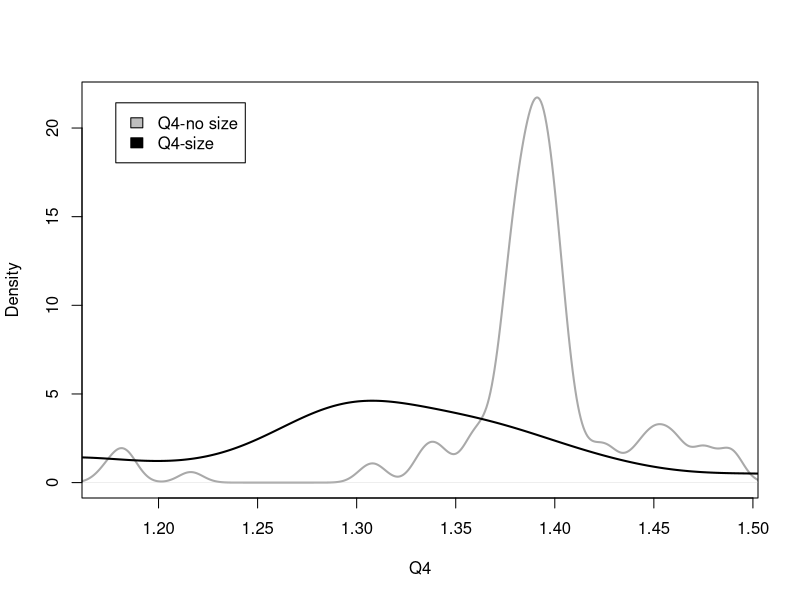
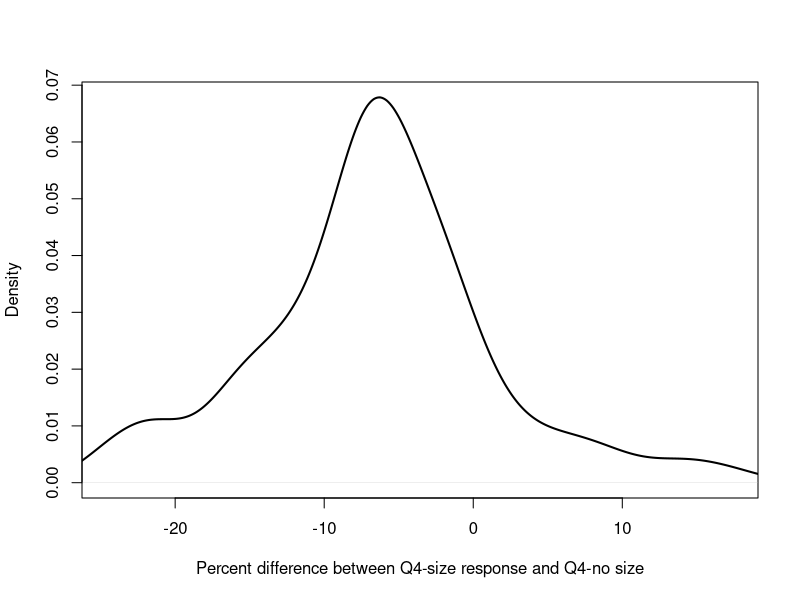
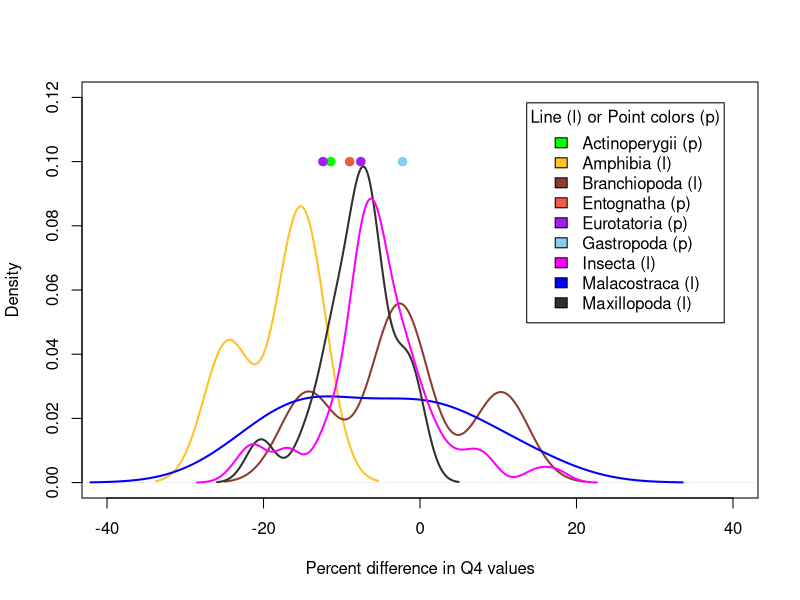
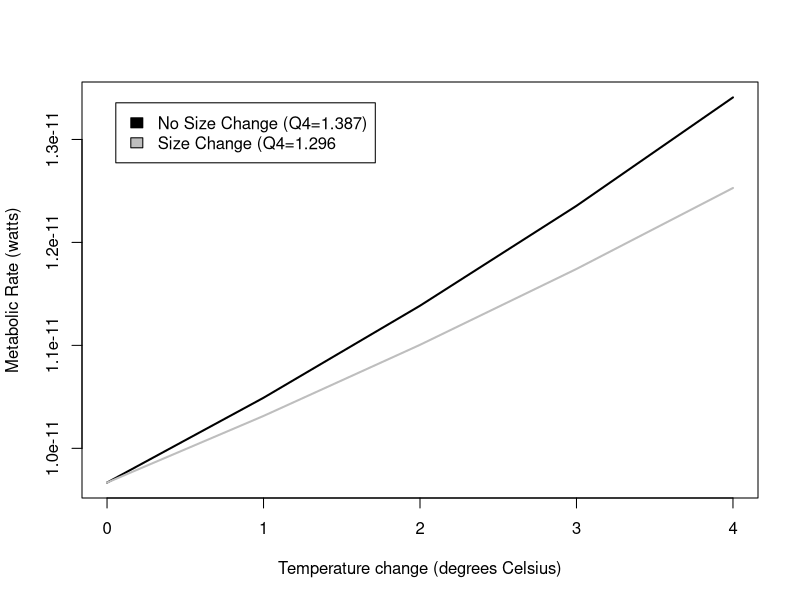
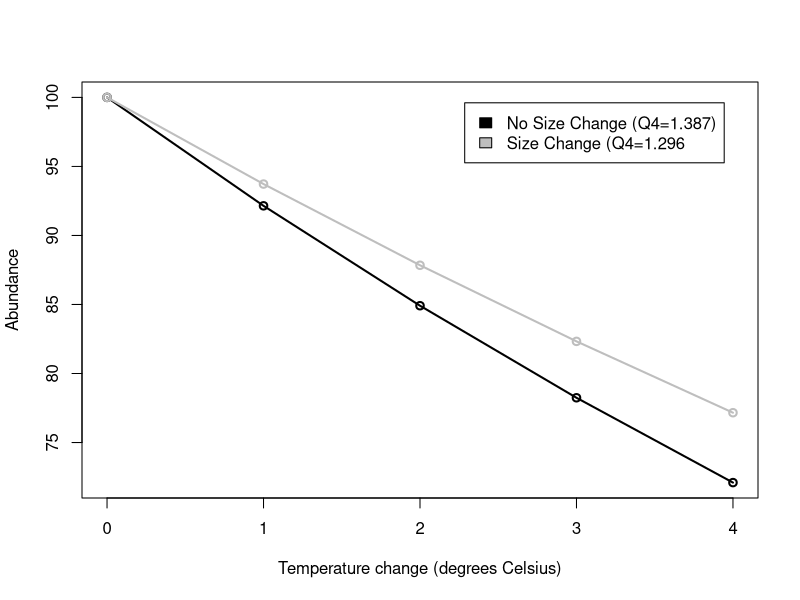
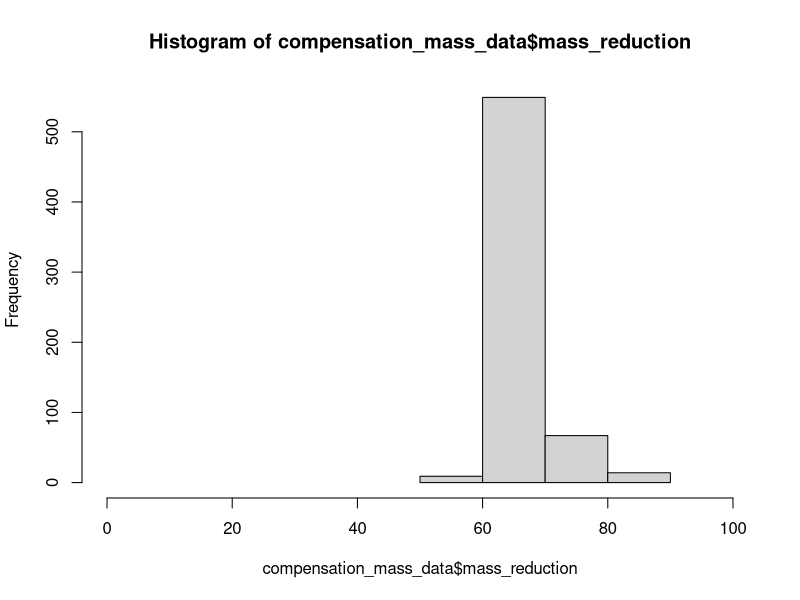
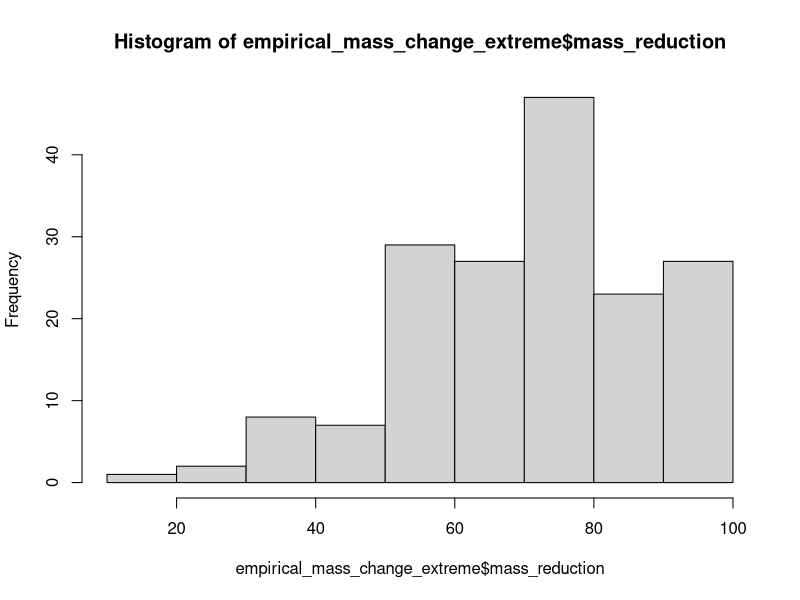
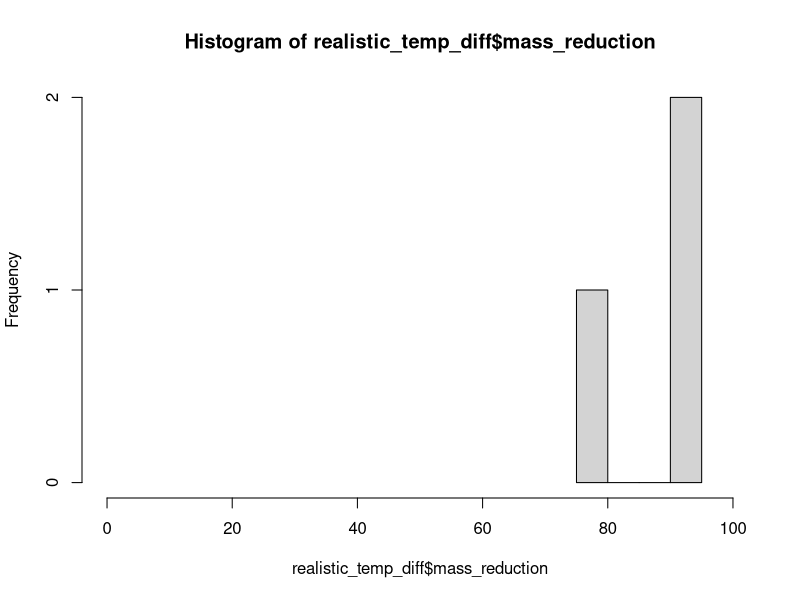

The R script that drew these images, in order: (Note: this script raises an error after producing the figures.)

#--------------CALCULATING EXPONENTS AND ACTIVATION ENERGY FOR METABOLIC EQUATIONS-------------------------------

### For the metabolic rate equation Metabolic Rate = constant * (Mass ^exponent) * e ^ Activation Energy/kt
### This section uses metabolic rate, temperature, and size data to calculated fitted exponent and activation
### energy for the taxonomic classes for which we could find data. 

##-----------------------------ANALYSES WITH MAKRIEVA DATA FOR Branchiopoda Malacostraca and Maxillopoda---------------
MR_data = read.csv("Class_metabolicrates_Makrievadata.csv", stringsAsFactors = FALSE)
Class_list=unique(MR_data$Class)
InvK=1/(273.15+MR_data$TC) #getting all the units correct
Mkg=MR_data$Mg/1000
W=MR_data$qWkg*Mkg
MR_data = cbind(MR_data, InvK, W)

#obtaining class-specific exponents for metabolic rate scaling for Branchiopoda Malacostraca and Maxillopoda
class_slopes=c()
for (current_class in Class_list){
  Class_data=subset(MR_data, MR_data$Class == current_class)
  basic=lm(log(Class_data$W) ~ log(Class_data$Mg) + Class_data$InvK)
  Mslope=basic$coefficients[2]
  Tslope=basic$coefficients[3]
  Ea=Tslope*0.000086
  class_slopes=rbind(class_slopes, c(current_class, Mslope, Tslope, Ea))
}

##-----------------------------ANALYSES WITH WHITE DATA FOR AMPHIBIANS--------------------------------------------
MR_Amphi = read.csv("Whiteetal_Amphibiandata.csv", stringsAsFactors = FALSE)
A_InvK=1/(273.15+MR_Amphi$TC)
A_Mkg=MR_Amphi$Mg/1000
MR_Amphi = cbind(MR_Amphi, A_InvK, A_Mkg)
A_basic=lm(log(MR_Amphi$Watts) ~ log(MR_Amphi$A_Mkg) + MR_Amphi$A_InvK)
Mslope=A_basic$coefficients[2]
Tslope=A_basic$coefficients[3]
Ea=Tslope*0.000086
class_slopes=rbind(class_slopes, c("Amphibia", Mslope, Tslope, Ea))
class_slopes=as.data.frame(class_slopes, stringsAsFactors = FALSE)

##-----------------------------ANALYSES WITH GILLOOLY DATA FOR FISH-----------------------------------------------

#obtaining super-class-specific exponents for metabolic rate scaling in fish
MR_fish = read.csv("gillooly_fish.csv", stringsAsFactors = FALSE)
f_Mkg=MR_fish$Mg/1000
MR_fish = cbind(MR_fish, f_Mkg)
F_basic=lm(log(MR_fish$W) ~ log(MR_fish$f_Mkg) + MR_fish$invK)
Mslope=F_basic$coefficients[2]
Tslope=F_basic$coefficients[3]
Ea=Tslope*0.000086
class_slopes=rbind(class_slopes, c("Actinoperygii", Mslope, Tslope, Ea))
class_slopes=as.data.frame(class_slopes, stringsAsFactors = FALSE)

##----------------CLEANING UP DATAFRAME WITH CLASS-SPECIFIC PARAMETERS FOR METABOLIC EQUATION------------------------

#removing unneccesary column and renaming columns
class_values=class_slopes[c(-3)]
names(class_values)[names(class_values) == "V1"] = "Class"
names(class_values)[names(class_values) == "log(Class_data$Mg)"] = "exponent"
names(class_values)[names(class_values) == "Class_data$InvK"] = "Ea"

##---------------ADDING Insecta VALUES FROM CHOWN AND THEORY VALUES FOR REMAINING CLASSES------------------------------
I_class="Insecta"
other_class=c("Gastropoda","Eurotatoria", "Entognatha")
I_slope=0.75
I_Ea=-0.62
Other_Ea=-0.63
other_values=cbind(I_class,I_slope,I_Ea)
for (current_class in other_class){
  current_values=cbind(current_class,I_slope,Other_Ea)
  other_values=rbind(other_values, current_values)
}

other_values=as.data.frame(other_values)
names(other_values)[names(other_values) == "I_class"] = "Class"
names(other_values)[names(other_values) == "I_slope"] = "exponent"
names(other_values)[names(other_values) == "I_Ea"] = "Ea"
class_values=rbind(class_values, other_values)
class_values1= transform(class_values, exponent = as.numeric(exponent), Ea = as.numeric(Ea))

#----------------------Q10 CALCULATIONS---------------------------------------

TSD_data = read.csv("MTEEcto_data.csv", stringsAsFactors = FALSE, fileEncoding = "latin1")
#stringsAsFactors prevents R from reading strings as factors, which mucks up further analysis
#must re-encode data to properly read in data file

##-------------------EXTRACTING SPECIES AND REPLICATE INFO--------------------

### Within a scientific paper, the body size-temperature study may have replicated
### experiments or have slightly different experiments that were conducted. Each experiment
### is called a replicate and was given a unique identifier in "MTEEcto_data.csv". This 
### section of code extracts information so that each replicate can be analyzed separately

replicate=unique(TSD_data$studyID)
rep_linker=c()

#extracting species and replicate info
for (current_replicate in replicate){
  replicate_data = subset(TSD_data, TSD_data$studyID == current_replicate)
  replicate_species= unique(replicate_data$Species)
  replicate_class=unique(replicate_data$Class)
  rep_linker=rbind(rep_linker, c(current_replicate, replicate_species, replicate_class))
}
rep_linker_sort= rep_linker[order(rep_linker[,2], rep_linker[,1]),]
#write.table(rep_linker_sort, file = "rep_linker.csv", sep = ",", col.names = TRUE)
class_uniquereplicate=unique(rep_linker_sort[,1])

##---------------------------CALCULATING METABOLIC RATES FOR TEMPERATURE/SIZE COMBOS FROM DATA----------------------

### This section pulls out the size-temperature data and metabolic rate parameters for a specific taxonomic class
### It extracts the data from a unique replicate. FOr that replicate it uses the size-temperature data to calculates 
### metabolic rates for the following cases: 1) no size change as temperature increases, 2) size and temperature increase
### as observed in the data. 

MTE_allreps=c()
#unused empty vector?
MTE_allcompare=c()
Classes_all=unique(TSD_data$Class)

for (index_class in Classes_all){
  class_TSD= subset(TSD_data, TSD_data$Class == index_class)
  class_MTE= subset(class_values1, class_values1$Class == index_class)
  class_replicate=unique(class_TSD$studyID)
    
    for (index_replicate in class_replicate){
      MTE_repdata=c()
      current_data= subset (class_TSD, class_TSD$studyID == index_replicate)
      temps=unique(current_data$temp)
 
        for (current_temp in temps){
          min_mass=current_data$mass[current_data$temp==current_temp]
          repeater=length(temps)
          MTE_initial=(min_mass^(class_MTE$exponent))*(exp(((class_MTE$Ea)/(.000086*(current_temp+273.15)))))
          MTE_nochange=min_mass^(class_MTE$exponent)*exp(class_MTE$Ea/(.000086*(temps+273.15)))
          MTE_change=(current_data$mass^(class_MTE$exponent))*(exp(((class_MTE$Ea)/(.000086*(temps+273.15)))))
          rep_vector=c(rep(index_replicate,repeater))
          Tmin_vector=c(rep(current_temp, repeater))
          MTE_repdata=cbind(temps,Tmin_vector, MTE_initial, MTE_nochange, MTE_change)
          MTE_repdata=as.data.frame(MTE_repdata)
          MTE_rep=data.frame(cbind(MTE_repdata, rep_vector), stringsAsFactors=FALSE)
          MTE_allreps=rbind(MTE_allreps, MTE_rep)     
          }
     }
}

temp_diff=MTE_allreps$temps-MTE_allreps$Tmin_vector
MTE_allreps=cbind(MTE_allreps, temp_diff)
warming= subset (MTE_allreps, MTE_allreps$temp_diff > 0) #cleans out decreasing temperature situations

##-----------------CALCULATING AVG REPLICATE Q4 FOR THE GENERATED TEMPERATURE-METABOLIC RATE DATA------------------

### Using the temperature-metabolic rate data generated above and stored in the dataframe 'warming'
### to calculate an average Q4 value for each replicate

Q_nochange=(warming$MTE_nochange/warming$MTE_initial)^(4/warming$temp_diff)
Q_change=(warming$MTE_change/warming$MTE_initial)^(4/warming$temp_diff) 
Q_diff=100*((Q_change/Q_nochange)-1)

Q_file=c()
Q_file=cbind(warming, Q_nochange, Q_change, Q_diff)
#write.table(Q_file, file = "ClassQ_file.csv", sep = ",", col.names = TRUE)
#END RAW DATAFILE CREATION

#Average Q for each study
rep_avgs=c()
for (unique_rep in class_uniquereplicate){
  rep_subset= subset (Q_file, Q_file$rep_vector == unique_rep) 
  #sp_name= rep_linker_sort[,2][ which (rep_linker_sort[,1] == unique_rep),]
  sp_name= subset(rep_linker_sort, rep_linker_sort[,1] == unique_rep,)
  avg_Q_nochange=mean(rep_subset$Q_nochange)
  avg_Q_change=mean(rep_subset$Q_change)
  rep_avgs=rbind(rep_avgs, c(unique_rep, avg_Q_nochange,avg_Q_change, sp_name))
}
 rep_avgs_1=  as.data.frame(rep_avgs, stringsAsFactors = FALSE)
 rep_avgs_2= transform(rep_avgs_1, V2 = as.numeric(V2), V3 = as.numeric(V3))
write.table(rep_avgs_2, file = "class_rep_avgs_2.csv", sep = ",", col.names = TRUE)


##---------------------------AVERAGE Q4 FOR EACH SPECIES-------------------------------------------

### If more than one replicate for a species, calculates an average across the replciates so that
### each species only has one resulting datapoint

Q_1=c()
species=unique(rep_avgs_2$V5)
for (current_sp in species){
  sp_subset= subset (rep_avgs_2, rep_avgs_2$V5 == current_sp) 
  sp_class=unique(sp_subset[,6])
  sp_Q_nochange=mean(sp_subset[,2])
  sp_Q_change=mean(sp_subset[,3])
  Q_1=rbind(Q_1, c(current_sp, sp_class, sp_Q_nochange, sp_Q_change))
}

Q_2=  as.data.frame(Q_1, stringsAsFactors = FALSE)
Q_sp= transform(Q_2, V3 = as.numeric(V3), V4 = as.numeric(V4))
Q_diff=100*((Q_sp$V4/Q_sp$V3)-1)
ClassQ_sp=cbind(Q_sp, Q_diff)
ClassQ_sp=ClassQ_sp[order(ClassQ_sp[,2], ClassQ_sp[,1]),]
ClassQ_sp=  as.data.frame(ClassQ_sp, stringsAsFactors = FALSE)

names(ClassQ_sp)[names(ClassQ_sp) == "V1"] = "Species"
names(ClassQ_sp)[names(ClassQ_sp) == "V2"] = "Class"
names(ClassQ_sp)[names(ClassQ_sp) == "V3"] = "Q4_noTSR"
names(ClassQ_sp)[names(ClassQ_sp) == "V4"] = "Q4_TSR"
ClassQ_sp= transform(ClassQ_sp, Q_diff = as.numeric(Q_diff))
write.table(ClassQ_sp, file = "ClassQ_sp.csv", sep = ",", col.names = TRUE)

#-------------------------SUMMARY STATS AND GRAPHS -------------------------
mean_Q4noTSR=mean(ClassQ_sp$Q4_noTSR)
mean_Q4TSR=mean(ClassQ_sp$Q4_TSR)
t.test(ClassQ_sp$Q4_noTSR,ClassQ_sp$Q4_TSR, paired=TRUE )
mean_Qdiff=mean(ClassQ_sp$Q_diff)

Qdiff.gt10=subset(ClassQ_sp, ClassQ_sp$Q_diff > 10)
Qdiff.lt10=subset(ClassQ_sp, ClassQ_sp$Q_diff < -10)
Qdiff.lt15=subset(ClassQ_sp, ClassQ_sp$Q_diff < -15)
Qdiff.lt20=subset(ClassQ_sp, ClassQ_sp$Q_diff < -20)
num.sp.gt.10.Qdiff=length(Qdiff.gt10$Q_diff)
num.sp.lt.10.Qdiff=length(Qdiff.lt10$Q_diff)
num.sp.lt.15.Qdiff=length(Qdiff.lt15$Q_diff)
num.sp.lt205.Qdiff=length(Qdiff.lt20$Q_diff)
num.sp=length(ClassQ_sp$Q_diff)

#graph of TSR and no TSR distributions - all classes pooled
yes_range=range(ClassQ_sp$Q4_noTSR)
plot(density(ClassQ_sp$Q4_noTSR), xlim = yes_range, main="", col="dark grey", lwd=2, 
    xlab="Q4")
lines(density(ClassQ_sp$Q4_TSR), lwd=2)
legend("topleft", inset=.05, c("Q4-no size", "Q4-size"), fill=c("grey", "black"))

#graph of percent change in Q4 - all classes pooled
yes_range=range(ClassQ_sp$Q_diff)
plot(density(ClassQ_sp$Q_diff), xlim = yes_range, main="", col="black", lwd=2, 
    xlab="Percent difference between Q4-size response and Q4-no size")

#Class-specific graph and results
Actinoperygii=subset(ClassQ_sp, ClassQ_sp$Class == "Actinoperygii")
Amphibia=subset(ClassQ_sp, ClassQ_sp$Class == "Amphibia")
Branchiopoda =subset(ClassQ_sp, ClassQ_sp$Class == "Branchiopoda")
Insecta =subset(ClassQ_sp, ClassQ_sp$Class == "Insecta")
Malacostraca=subset(ClassQ_sp, ClassQ_sp$Class == "Malacostraca")
Maxillopoda=subset(ClassQ_sp, ClassQ_sp$Class == "Maxillopoda")
Gastropoda=subset(ClassQ_sp, ClassQ_sp$Class == "Gastropoda")
Eurotatoria=subset(ClassQ_sp, ClassQ_sp$Class == "Eurotatoria")
Entognatha=subset(ClassQ_sp, ClassQ_sp$Class == "Entognatha")

Q_diff_range=c(-40,40)
y_range=c(0,.12)
plot(density(Amphibia$Q_diff), xlim=Q_diff_range, ylim=y_range, lwd=2, main="", col="goldenrod1",  
    xlab="Percent difference in Q4 values")
lines(density(Branchiopoda$Q_diff), lwd=2, col="coral4")
lines(density(Malacostraca$Q_diff),lwd=2, col="blue" )
lines(density(Maxillopoda$Q_diff), lwd=2, col="grey19")
lines(density(Insecta$Q_diff), lwd=2, col="magenta")
points(Gastropoda$Q_diff, .1, lwd=2, col="skyblue", pch=19)
points(Actinoperygii$Q_diff, .1, lwd=2, col="green", pch=19)
points(Eurotatoria$Q_diff, c(.1, .1), lwd=2, col="purple", pch=19)
points(Entognatha$Q_diff, .1, lwd=2, col="tomato2", pch=19)

legend("topright", inset=.05, title="Line (l) or Point colors (p)",c("Actinoperygii (p)", "Amphibia (l)", 
  "Branchiopoda (l)","Entognatha (p)", "Eurotatoria (p)","Gastropoda (p)","Insecta (l)", "Malacostraca (l)", "Maxillopoda (l)"), 
  fill=c("green", "goldenrod1", "coral4", "tomato2", "purple", "skyblue", "magenta", "blue", "grey19" ),)

Qdiff_Amphibia=mean(Amphibia$Q_diff)
Qdiff_Branchiopoda=mean(Branchiopoda$Q_diff)
Qdiff_Malacostraca=mean(Malacostraca$Q_diff)
Qdiff_Maxillopoda=mean(Maxillopoda$Q_diff)
Qdiff_Insecta=mean(Insecta$Q_diff)
Qdiff_Gastropoda=mean(Gastropoda$Q_diff)
Qdiff_Actinoperygii=mean(Actinoperygii$Q_diff)
Qdiff_Eurotatoria=mean(Eurotatoria$Q_diff)
Qdiff_Entognatha=mean(Entognatha$Q_diff)

#Exemplar graph for metabolic rate differences using Drosphila
Dmelano=subset(warming, warming$rep_vector == "TM61D")
DM_tmin=min(Dmelano$Tmin_vector)
DM_initialR1_1=Dmelano$MTE_initial[Dmelano$Tmin_vector == DM_tmin]
DM_initialR1=unique(DM_initialR1_1)

x=seq(0,4, 1)
plot(x, DM_initialR1*(1.387^(x/4)), type="l", lwd=2, xlab="Temperature change (degrees Celsius)",
     ylab="Metabolic Rate (watts)")
lines(x, DM_initialR1*(1.296^(x/4)), col="gray",lwd=2)
legend("topleft", inset=.05, c("No Size Change (Q4=1.387)", "Size Change (Q4=1.296"), fill=c("black", "gray"))

R2_TSR=DM_initialR1*(1.296^(x/4))
R2_noTSR=DM_initialR1*(1.387^(x/4))
Initial_N=100
Initial_E=Initial_N*DM_initialR1

N_TSR=Initial_E/R2_TSR
N_noTSR=Initial_E/R2_noTSR
N.data=cbind(x, R2_TSR, R2_noTSR, N_TSR, N_noTSR)
N.data= transform(N.data, x = as.numeric(x))

plot(N.data$x, N.data$N_noTSR, type="o", lwd=2, xlab="Temperature change (degrees Celsius)",
     ylab="Abundance")
lines(N.data$x, N.data$N_TSR, type="o", lwd=2, col="gray")
legend("topright", inset=.05, c("No Size Change (Q4=1.387)", "Size Change (Q4=1.296"), fill=c("black", "gray"))

                      
##-----------------CALCULATE COMPENSATION BODY MASS----------------------------------

### Using metabolic rates for initial mass and temperature, which have already ("MTE_initial") 
### been calculated, to determine what mass each species would need to be to compensate for a
### 3*C increase in temperature. 


#create dataframe containing initial temp & mass rows for each replicate with calculated
# metabolic rate from warming data frame
compensation_mass_calcs = unique(warming[,c("rep_vector", "Tmin_vector", "MTE_initial")])
colnames(compensation_mass_calcs) = c("rep_vector", "initial_temp", "initial_MetRate")

#add original data to new dataframe
compensation_mass_data = merge(compensation_mass_calcs, TSD_data, by.x=c("rep_vector", "initial_temp"), 
                               by.y=c("studyID", "temp"))
names(compensation_mass_data)[names(compensation_mass_data) == "mass"] = "initial_mass"
compensation_mass_data = compensation_mass_data[order(compensation_mass_data$Species),]

#add increased temperature to dataframe
compensation_mass_data$comp_temp = compensation_mass_data$initial_temp + 3

#add class-specific exponent and activation energy (from class_values1) to dataframe
getting_class_values = class_values1[match(compensation_mass_data$Class, class_values1$Class),]
compensation_mass_data = cbind(compensation_mass_data, getting_class_values$exponent, getting_class_values$Ea)
names(compensation_mass_data)[names(compensation_mass_data) == "getting_class_values$exponent"] = "class_exponent"
names(compensation_mass_data)[names(compensation_mass_data) == "getting_class_values$Ea"] = "class_Ea"

#calculate compensation mass using rearranged MTE equation
compensation_mass_data$comp_mass = (compensation_mass_data$initial_MetRate / 
                                  (exp(compensation_mass_data$class_Ea / (.00008617 * 
                                  (compensation_mass_data$comp_temp + 273.15))))) ^ (1 / 
                                  compensation_mass_data$class_exponent)

#determine difference between initial mass and compensation mass (should be positive)
compensation_mass_data$mass_diff = compensation_mass_data$initial_mass - compensation_mass_data$comp_mass

#determine what percent of initial mass the compensation mass is
#see CompMassTest.xls for test of first replicate
#why are these all basically the same number? in 60%ish range; maybe driven by class exponent & Ea?
compensation_mass_data$mass_reduction = (compensation_mass_data$comp_mass / 
                                           compensation_mass_data$initial_mass) * 100
hist(compensation_mass_data$mass_reduction, breaks=2, xlim=c(0,100))

#attempt to compare mass reduction percents for each class
insect_class = compensation_mass_data[compensation_mass_data$Class == "Insecta",]

#histograms for each class' mass reduction
pdf("ClassMassReduction.pdf")
par(mfrow=c(3,3))

for (current_class in class_values1$Class){
  class_subset = subset(compensation_mass_data, compensation_mass_data$Class == current_class)
  hist(class_subset$mass_reduction, xlim=c(50,90), main=NULL)
  mtext(paste("Class:", class_subset$Class))
}

dev.off()

# #figures to compare initial and compensation masses
# #plot(rownames(compensation_mass_data), compensation_mass_data$initial_mass)
# initial_mass_hist = hist(compensation_mass_data$initial_mass)
# comp_mass_hist = hist(compensation_mass_data$comp_mass)
# plot(initial_mass_hist, breaks=seq(0,1000,by=20), col=rgb(0,0,1,1/4))
# plot(comp_mass_hist, breaks=seq(0,1000,by=20), col=rgb(1,0,0,1/4), add=T)

#averaging of compensation masses and comparison metrics

##-------------EMPIRICAL MASS CHANGES FOR EXTREME TEMP CHANGES------------------

# Calculate mass reduction for most extreme temperature changes in each of the 
# replicates to determine what magnitude of mass change is biologically feasible


# Get lowest and highest temperatures (and then corresponding masses) for each replicate
empirical_mass_change_extreme = c()
for(current_replicate in replicate){
  single_replicate = subset(TSD_data, TSD_data$studyID == current_replicate)
  highest_temperature = subset(single_replicate, single_replicate$temp == max(single_replicate$temp))
  lowest_temperature = subset(single_replicate, single_replicate$temp == min(single_replicate$temp))
  empirical_mass_change_extreme = rbind(empirical_mass_change_extreme, c(current_replicate, highest_temperature$temp, highest_temperature$mass, lowest_temperature$temp, lowest_temperature$mass))
}

# Necessary changes to make dataframe useful
empirical_mass_change_extreme = data.frame(empirical_mass_change_extreme)
names(empirical_mass_change_extreme) = c("studyID", "highest_temp", "highest_temp_mass", "lowest_temp", "lowest_temp_mass")
empirical_mass_change_extreme[,c("highest_temp", "highest_temp_mass", "lowest_temp", "lowest_temp_mass")] = as.numeric(as.character(unlist(empirical_mass_change_extreme[,c("highest_temp", "highest_temp_mass", "lowest_temp", "lowest_temp_mass")])))

# Get temperature difference between high and low temps for each replicate
empirical_mass_change_extreme$temp_difference = empirical_mass_change_extreme$highest_temp - empirical_mass_change_extreme$lowest_temp

# Get mass reduction value for each replicate, with any increase in body size resulting in null
empirical_mass_change_extreme$mass_reduction = (empirical_mass_change_extreme$highest_temp_mass / empirical_mass_change_extreme$lowest_temp_mass) * 100
empirical_mass_change_extreme$mass_reduction[empirical_mass_change_extreme$mass_reduction >= 100] = NA
hist(empirical_mass_change_extreme$mass_reduction)

# Create histogram for each of 3 temp difference categories:
#   Realistic range: 0-4 degrees
#   Low range: 0-10 degrees
#   Medium range: 10-20 degrees
#   High range: 20-30 degrees
realistic_temp_diff = subset(empirical_mass_change_extreme, empirical_mass_change_extreme$temp_difference <= 4)
low_temp_diff = subset(empirical_mass_change_extreme, empirical_mass_change_extreme$temp_difference < 10)
med_temp_diff = subset(empirical_mass_change_extreme, (10 <= empirical_mass_change_extreme$temp_difference) & (empirical_mass_change_extreme$temp_difference < 20))
high_temp_diff = subset(empirical_mass_change_extreme, empirical_mass_change_extreme$temp_difference >= 20)

hist(realistic_temp_diff$mass_reduction, xlim = c(0,100))
hist(low_temp_diff$mass_reduction, xlim = c(0,100))
hist(med_temp_diff$mass_reduction, xlim = c(0,100))
hist(high_temp_diff$mass_reduction, xlim = c(0,100))


##-------------EMPIRICAL MASS CHANGES FOR REALISTIC TEMP CHANGES--------------

# Calculate mass reduction for as many realistic temperature changes (i.e., 3*) 
# as there are in all of the replicates to determine what magnitude of mass change
# is realistic

# Turn unique row names into column in original dataset
TSD_data = data.frame(as.nu2eric(rownames(TSD_data)), TSD_data)
colnames(TSD_data)[1] = "row_names"

# Find all temperatures pairs that differ by 3 degrees in each replicate
all_combinations = c()
for(current_replicate in replicate){
  single_replicate = subset(TSD_data, TSD_data$studyID == current_replicate)
  all_combinations_names = combn(single_replicate$row_names, 2)
  all_combinations_names = t(all_combinations_names)
  all_combinations_temps = combn(single_replicate$temp, 2)
  all_combinations_temps = t(all_combinations_temps)
  all_combinations = cbind(all_combinations_names, all_combinations_temps)
  all_combinations = data.frame(all_combinations)
  names(all_combinations) = c("row_name_1", "row_name_2", "temp_1", "temp_1")
  all_combinations[,c("temp_1", "temp_2")] = as.numeric(as.character(unlist(all_combinations[,c("temp_1", "temp_2")])))
  all_combinations$temp_diff = all_combinations$temp_2 - all_combinations$temp_1
  #temp_diff = all_combinations[,4] - all_combinations[,3]
  #all_combinations = cbind(all_combinations, temp_diff)
  #all_combinations = subset(all_combinations, all_combinations[,5] == 3)
  #all_combinations = rbind(all_combinations)
}




empirical_mass_change_realistic = c()
